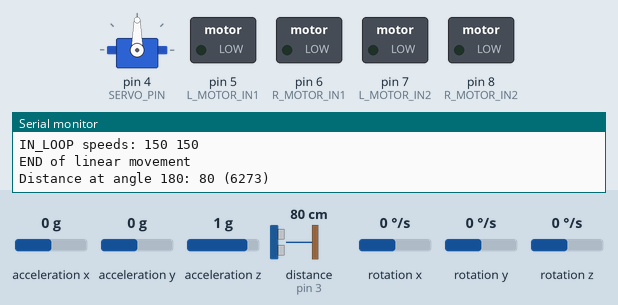
Bench run of a program on a simulated Arduino Nano, built with avr-gcc and run on an emulated ATmega328P. Parts: servo, switched loads named in the program (green lamp = pin HIGH), the last lines printed to the serial monitor. Dashed ring = blinking. The inputs (shaded band) are chosen by the test bench; at power-on: rotation z 0 °/s, acceleration x 0 g, acceleration y 0 g, acceleration z 1 g, distance to the obstacle (sensor on pin 3) 80 cm, rotation x 0 °/s, rotation y 0 °/s. The echo pulse lasts 58.3 µs per cm.

Above: at 6.37 s.
6.8 s: rotation z set to 100 °/s
At 7.82 s:
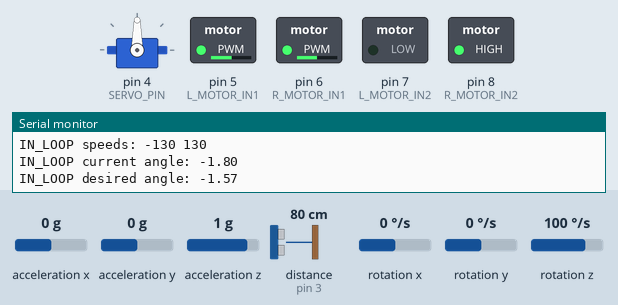
9.8 s: rotation z set to -100 °/s
At 12.55 s:
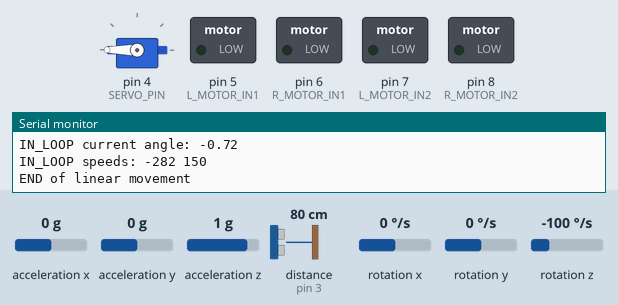
At 21.74 s:
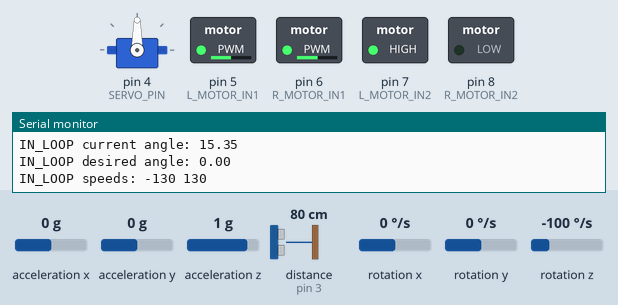
Timing chart, 0 to 21.8 s (numbered marks = the images above; inputs shaded):
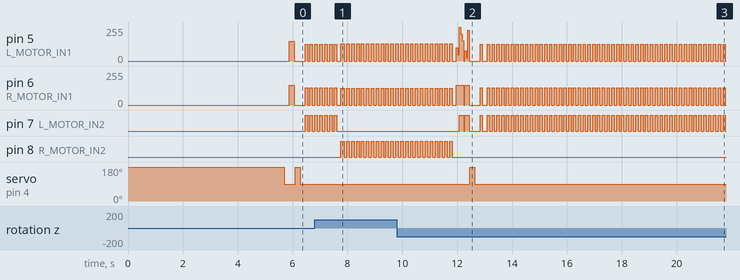

The program:

main.cpp
```cpp
// #define MODE_LINE_FOLLOWING
#define MODE_MAZE_SOLVING
// #define MODE_GARBAGE_COLLECTION

#if defined(MODE_LINE_FOLLOWING)
#include "line_following.h"
#elif defined(MODE_MAZE_SOLVING)
#include "maze_solving.h"
#elif defined(MODE_GARBAGE_COLLECTION)
#include "garbage_collection.h"
#endif

void setup() {
  Serial.begin(9600);

  setupGyroscope();
  setupMotors();
  setupServo();
#ifdef MODE_LINE_FOLLOWING
  setupLineSensors();
#endif
}

void loop() {
#if defined(MODE_LINE_FOLLOWING)
  lineFollowing();
#elif defined(MODE_MAZE_SOLVING)
  mazeSolving();
#elif defined(MODE_GARBAGE_COLLECTION)
  garbageCollection();
#endif
}
```

action.h
```cpp
#pragma once
#include "common.h"

#define WITH_AUTORESET true

enum ActionState {NOT_STARTED, IN_PROGRESS, ENDING, ENDED, ABORTING, ABORTED};

class Action {
  protected:
    virtual ActionState checkState() { return IN_PROGRESS; }
    virtual void onStart() {}
    virtual void inLoop() {}
    virtual void onEnd() {}
    virtual void onAbort() {}
  public:
    ActionState state = NOT_STARTED;
    void resetState() {
      state = NOT_STARTED;
    }
    ActionState perform(bool autoReset = false) {
      switch (state) {
      case NOT_STARTED:
        onStart();
        state = IN_PROGRESS;
        break;
      case IN_PROGRESS:
        inLoop();
        state = checkState();
        break;
      case ENDING:
        onEnd();
        if (autoReset) {
          state = NOT_STARTED;
          return ENDED;
        }
        state = ENDED;
        break;
      case ABORTING:
        onAbort();
        if (autoReset) {
          state = NOT_STARTED;
          return ABORTED;
        }
        state = ABORTED;
        break;
      case ENDED:
      case ABORTED:
        break;
      }
      return state;
    }
};

class ComplexAction : public Action {
  protected:
    Action **steps = nullptr;
    int stepCount = 0;
    int index = 0;
    bool isCyclic = false;
    bool abortOccured = false;
    ActionState checkState() override {
      if (abortOccured) return ENDING;
      if (index == stepCount) {
        if (isCyclic) index = 0;
        else return ENDING;
      }
      return IN_PROGRESS;
    }
    void inLoop() override {
      ActionState result = steps[index]->perform();
      if (result == ENDED) {
        steps[index]->resetState();
        ++index;
      } else if (result == ABORTED) {
        abortOccured = true;
      }
    }
  public:
    ComplexAction(Action **steps, int stepCount, bool isCyclic = false)
      : steps(steps), stepCount(stepCount), isCyclic(isCyclic) {}
};

ActionState blockingPerform(Action *action) {
  ActionState result;
  do {
    result = action->perform(WITH_AUTORESET);
  } while (result != ENDED && result != ABORTED);
  return result;
}

// ##### ACTIONS #####

class TurnInDirection : public Action {
  private:
    float direction = 0.0f;
    ActionState checkState() override {
      if (abs(initAngle + direction - currAngle) < ANGLE_TOLERANCE) {
        stopMotors();
        delay(50);
        currAngle = getAngleZ();
        if (abs(initAngle + direction - currAngle) > ANGLE_TOLERANCE) return IN_PROGRESS;
        PRINT("ENDING of rotation: %d", millis());
        return ENDING;
      }
      return IN_PROGRESS;
    }
    void onStart() override {
      PRINT("\nSTART of rotation\n");
    }
    void inLoop() override {
      currAngle = getAngleZ();
      if (initAngle + direction - currAngle > 0) {
        setMotorSpeeds(TURN_SPEED, -TURN_SPEED);
      } else {
        setMotorSpeeds(-TURN_SPEED, TURN_SPEED);
      }
      applyPeriodicSpeeds(75);
      printValue("IN_LOOP current angle: ", currAngle);
      printValue("IN_LOOP desired angle: ", initAngle + direction);
      PRINT("IN_LOOP speeds: %d %d", leftSpeed, rightSpeed);
    }
    void onEnd() override {
      initAngle += direction;
      stopMotors();
      PRINT("END of rotation: %d", millis());
    }
  public:
    TurnInDirection(float direction) : direction(direction) {}
};

class LinearMoveToDistance : public Action {
  private:
    int distance = 0;
    int distanceAtStart = 0;
    int currDistance = 0;
    ActionState checkState() override {
      if (abs(distanceAtStart - distance - currDistance) <= 2) return ENDING;
      if (distanceAtStart - distance <= 4 && currDistance < 6) return ABORTING;
      return IN_PROGRESS;
    }
    void onStart() override {
      distanceAtStart = distanceOn(FRONT);
      PRINT("\nSTART of linear movement\n");
    }
    void inLoop() override {
      stopMotors();
      currDistance = preciseDistanceOn(FRONT);
      currAngle = getAngleZ();
      int distanceDiff = distanceAtStart - distance - currDistance;
      if (distanceDiff > 0) {
        adjustSpeedsToMoveBackward(PERIODIC_SPEED);
      } else {
        adjustSpeedsToMoveForward(PERIODIC_SPEED);
      }
      applyPeriodicSpeeds(75);
      printValue("IN_LOOP current angle: ", currAngle);
      PRINT("IN_LOOP desired distance: %d", distanceAtStart - distance);
      PRINT("IN_LOOP current distance: %d", currDistance);
      PRINT("IN_LOOP speeds: %d %d", leftSpeed, rightSpeed);
    }
    void onEnd() override {
      stopMotors();
      PRINT("END of linear movement");
    }
    void onAbort() override {
      stopMotors();
      PRINT("ABORT of linear movement");
    }
  public:
    LinearMoveToDistance(int distance) : distance(distance) {}
};

class LinearMoveByTimer : public Action {
  private:
    unsigned long startTime = 0;
    unsigned long moveTime = 0;
    bool straight = true;
    ActionState checkState() override {
      if (millis() - startTime > moveTime) return ENDING;
      return IN_PROGRESS;
    }
    void onStart() override {
      startTime = millis();
    }
    void inLoop() override {
      currAngle = getAngleZ();
      if (straight) adjustSpeedsToMoveForward(BASE_SPEED);
      else adjustSpeedsToMoveBackward(BASE_SPEED);
      applyMotorSpeeds();
      printValue("IN_LOOP current angle: ", currAngle);
      PRINT("IN_LOOP speeds: %d %d", leftSpeed, rightSpeed);
    }
    void onEnd() override {
      stopMotors();
      PRINT("END of linear movement");
    }
  public:
    LinearMoveByTimer(unsigned long moveTime, bool straight = true)
      : moveTime(moveTime), straight(straight) {}
};

class CheckSpaceInDirection : public Action {
  private:
    int direction = 0;
    ActionState checkState() override {
      if (distanceOn(direction) < 25) return ABORTING;
      return ENDED;
    }
  public:
    CheckSpaceInDirection(int direction) : direction(direction) {}
};

class MoveForwardTillWall : public Action {
  private:
    ActionState checkState() override {
      if (distanceOn(FRONT) < 25) return ENDING;
      return IN_PROGRESS;
    }
    void inLoop() override {
      currAngle = getAngleZ();
      adjustSpeedsToMoveForward(BASE_SPEED);
      applyMotorSpeeds();
      printValue("moving forward currAngle: ", currAngle);
      printValue("moving forward initAngle: ", initAngle);
      PRINT("speeds: %d %d", leftSpeed, rightSpeed);
    }
    void onEnd() override {
      stopMotors();
      PRINT("END wall ahead found");
    }
} moveForwardTillWall;

TurnInDirection turnLeft(-PI_HALF);
TurnInDirection turnRight(PI_HALF);

// short timed moves shared by the maze and garbage collection modes
LinearMoveByTimer moveStraight3cm(150);
LinearMoveByTimer moveStraight5cm(250);
```

common.h
```cpp
#pragma once
#include <Arduino.h>
#include <Servo.h>
#include <Ultrasonic.h>
#include <I2Cdev.h>
#include <MPU6050_6Axis_MotionApps20.h>

// ##### PINS #####
#define TRIG_PIN        2   // D2
#define ECHO_PIN        3   // D3
#define SERVO_PIN       4   // D4
#define L_MOTOR_IN1     5   // D5 (ШИМ)
#define L_MOTOR_IN2     7   // D7
#define R_MOTOR_IN1     6   // D6 (ШИМ)
#define R_MOTOR_IN2     8   // D8
#define S_RIGHT_MOST    9   // IN1 -> D9
#define S_RIGHT         10  // IN2 -> D10
#define S_LEFT          11  // IN3 -> D11
#define S_LEFT_MOST     12  // IN4 -> D12

// ##### TIMINGS #####
#define SERVO_DELAY_MS_PER_DEGREE 2
#define SONAR_DELAY_MS            100 // to prevent echo

// ##### MOTION #####
#define BASE_SPEED      150
#define PERIODIC_SPEED  150
#define TURN_SPEED      130
#define TURN_STRENGTH   1600

#define Z_GYRO_OFFSET   9
#define ANGLE_TOLERANCE 0.15f

// servo angles
#define LEFT  180
#define FRONT 90
#define RIGHT 0

#define PI_HALF 1.570796f

// ##### DEBUG OUTPUT #####
#define ROBOT_DEBUG
#ifdef ROBOT_DEBUG
char msg_buf[50];
#define PRINT(...) do { sprintf(msg_buf, __VA_ARGS__); Serial.println(msg_buf); } while (0)
// sprintf on AVR has no float support
void printValue(const char *label, float value) {
  Serial.print(label);
  Serial.println(value);
}
#else
#define PRINT(...) ((void)0)
#define printValue(label, value) ((void)0)
#endif

Servo servo;
Ultrasonic sonar(TRIG_PIN, ECHO_PIN);
MPU6050 mpu;

// gyroscope state
uint32_t angleTimer = 0;
float angles[3];
int8_t turnCount = 0; // full turns made, to get a continuous angle
uint8_t fifoBuffer[45];
float initAngle = 0.0f, currAngle = 0.0f;

// motor state
uint32_t speedTimer = 0;
int leftSpeed = 0, rightSpeed = 0;

void setupServo() {
  servo.attach(SERVO_PIN);
  servo.write(FRONT);
}

void setupGyroscope() {
  Wire.begin();
  mpu.initialize();
  mpu.dmpInitialize();
  mpu.setDMPEnabled(true);

  mpu.setZGyroOffset(Z_GYRO_OFFSET);
  Serial.println("Waiting for gyro's settling (5 seconds)");
  delay(5000);
  Serial.println("Setup is completed");
}

// ##### MOTORS #####

// for negative speeds IN2 is HIGH, so the PWM on IN1 is inverted
static void setMotor(uint8_t pwmPin, uint8_t dirPin, int speed) {
  analogWrite(pwmPin, speed);
  digitalWrite(dirPin, speed >= 0 ? LOW : HIGH);
}

void setLeftMotor(int speed) { setMotor(L_MOTOR_IN1, L_MOTOR_IN2, speed); }
void setRightMotor(int speed) { setMotor(R_MOTOR_IN1, R_MOTOR_IN2, speed); }

void stopMotors() {
  setLeftMotor(0);
  setRightMotor(0);
}

void setupMotors() {
  pinMode(L_MOTOR_IN1, OUTPUT);
  pinMode(L_MOTOR_IN2, OUTPUT);
  pinMode(R_MOTOR_IN1, OUTPUT);
  pinMode(R_MOTOR_IN2, OUTPUT);
  stopMotors();
}

void setMotorSpeeds(int left, int right) {
  leftSpeed = left;
  rightSpeed = right;
}

void applyMotorSpeeds() {
  setLeftMotor(leftSpeed);
  setRightMotor(rightSpeed);
}

// alternates between applying the speeds and stopping every `period` ms
void applyPeriodicSpeeds(uint16_t period) {
  static bool stopped = false;
  if (millis() - speedTimer >= period) {
    if (stopped) {
      stopMotors();
    } else {
      applyMotorSpeeds();
    }
    stopped = !stopped;
    speedTimer = millis();
  }
}

// ##### GYROSCOPE #####

float getAngleZ() {
  float prevAngle = angles[0];
  // данные от датчика прилетает раз в 10 мс
  if (mpu.dmpGetCurrentFIFOPacket(fifoBuffer) && millis() - angleTimer >= 11) {
    Quaternion q;
    VectorFloat gravity;

    mpu.dmpGetQuaternion(&q, fifoBuffer);
    mpu.dmpGetGravity(&gravity, &q);
    mpu.dmpGetYawPitchRoll(angles, &q, &gravity);

    angleTimer = millis();

    // yaw wraps around at +-PI, count the wraps
    float diff = angles[0] - prevAngle;
    if (abs(diff) >= PI) {
      turnCount += diff > 0.0f ? -1 : 1;
    }
  }
  return angles[0] + (2.0f * PI) * turnCount;
}

// ##### STEERING #####

void adjustSpeedsToMoveForward(int base) {
  float diffAngle = initAngle - currAngle;
  int16_t diffTerm = (int16_t)(diffAngle / PI * TURN_STRENGTH);
  if (diffAngle < 0) {
    setMotorSpeeds(base + diffTerm, base);
  } else {
    setMotorSpeeds(base, base - diffTerm);
  }
}

void adjustSpeedsToMoveBackward(int base) {
  float diffAngle = initAngle - currAngle;
  int16_t diffTerm = (int16_t)(diffAngle / PI * TURN_STRENGTH);
  if (diffAngle < 0) {
    setMotorSpeeds(-base, -base - diffTerm);
  } else {
    setMotorSpeeds(-base + diffTerm, -base);
  }
}

// ##### SONAR #####

/**
 * use only if the distance is closer than 60cm
 */
uint16_t distanceOn(int angle) {
  uint8_t initServoAngle = servo.read();
  servo.write(angle);
  delay(abs(initServoAngle - angle) * SERVO_DELAY_MS_PER_DEGREE);
  uint16_t val = sonar.read();
  PRINT("Distance at angle %d: %d", angle, val);
  return val;
}

// retries until the sonar returns a valid (non-zero) reading
uint16_t preciseDistanceOn(int angle) {
  uint8_t initServoAngle = servo.read();
  servo.write(angle);
  uint16_t val;
  do {
    delay(max(abs(initServoAngle - angle) * SERVO_DELAY_MS_PER_DEGREE, SONAR_DELAY_MS));
    val = sonar.read();
  } while (val < 1);
  PRINT("Distance at angle %d: %d (%d)", angle, val, millis());
  return val;
}
```

maze_solving.h
```cpp
#pragma once
#include "common.h"
#include "action.h"

LinearMoveByTimer moveStraight6cm(300);
LinearMoveByTimer moveBack3cm(150, false);

int freeLeft = 0;
int lastDistanceFront = 0;
int stuckCounter = 0;
bool needToMoveForward = false;

// left-hand rule
void mazeSolvingLeft() {
  int distanceLeft = preciseDistanceOn(LEFT);
  int distanceFront = preciseDistanceOn(FRONT);

  if (distanceLeft > 30) {
    if (needToMoveForward) {
      blockingPerform(&turnRight);
      blockingPerform(&moveStraight3cm);
      blockingPerform(&turnLeft);
      blockingPerform(&moveStraight3cm);
    }
    if (freeLeft > 0) {
      blockingPerform(&turnLeft);
      blockingPerform(&moveStraight5cm);
      freeLeft = 0;
      needToMoveForward = true;
    } else {
      freeLeft++;
    }
  } else if (distanceFront < 10) {
    blockingPerform(&turnRight);
    needToMoveForward = false;
    return;
  } else {
    needToMoveForward = false;
  }

  // the front distance doesn't change - the robot is stuck
  if (abs(lastDistanceFront - distanceFront) < 2) {
    stuckCounter++;
  } else {
    stuckCounter = 0;
  }
  if (stuckCounter > 2) {
    blockingPerform(&moveBack3cm);
    blockingPerform(&turnLeft);
    blockingPerform(&moveStraight5cm);
    blockingPerform(&turnRight);
    stuckCounter = 0;
  }
  blockingPerform(&moveStraight3cm);

  lastDistanceFront = distanceFront;
}

// right-hand rule
void mazeSolvingRight() {
  if (preciseDistanceOn(RIGHT) > 30) {
    PRINT("\nTURNING RIGHT\n");
    blockingPerform(&moveStraight6cm);
    blockingPerform(&turnRight);
    blockingPerform(&moveStraight5cm);
  } else if (preciseDistanceOn(FRONT) < 10) {
    PRINT("\nTURNING LEFT\n");
    blockingPerform(&turnLeft);
  } else {
    PRINT("\nMOVING FORWARD\n");
    blockingPerform(&moveStraight3cm);
  }
}

void mazeSolving() {
  mazeSolvingLeft();
}
```

Measured:
- after the input at 6.8 s, pin 7 (L_MOTOR_IN2): goes on until 7.6 s, then stays LOW; pin 8 (R_MOTOR_IN2): alternates HIGH for 0.09 s and LOW for 0.09 s, starting after 0.96 s
- after the input at 9.8 s, pin 8 (R_MOTOR_IN2): goes on until 11.8 s, then stays LOW; servo on pin 4 (SERVO_PIN): 90° → 180° after 2.7 s, → 90° 0.19 s later
- by itself, pin 7 (L_MOTOR_IN2): alternates HIGH for 0.08 s and LOW for 0.09 s
